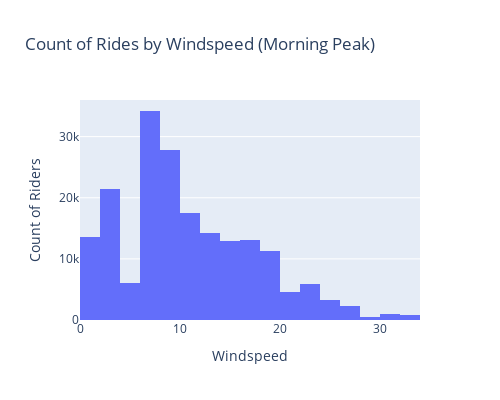
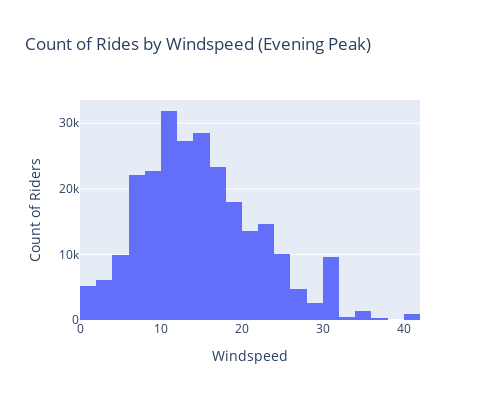

Write notebook code for charts like these, in order.
### Code cell
### WINDSPEEDS HISTOGRAMS (very dangerous windspeeds during these hours, would benefit from a warning/speed reduction)

# MORNING HISTOGRAM (windspeeds are up to danagerous levels)
morningwinds = morningpeak.groupby('dteday').agg({'cnt':'mean','not_norm_windspeeds':'mean'}).reset_index()
morninghist = px.histogram(morningwinds,'not_norm_windspeeds','cnt',title='Count of Rides by Windspeed (Morning Peak)',nbins=24,height=400,width=500)

morninghist.update_layout(xaxis_title='Windspeed',yaxis_title='Count of Riders')

# EVENING HISTOGRAM (windspeed averages go up to even 40 mph)
eveningwinds = eveningpeak.groupby('dteday').agg({'cnt':'mean','not_norm_windspeeds':'mean'}).reset_index()
eveninghist = px.histogram(eveningwinds,'not_norm_windspeeds','cnt',title='Count of Rides by Windspeed (Evening Peak)',nbins=24,height=400,width=500)

eveninghist.update_layout(xaxis_title='Windspeed',yaxis_title='Count of Riders')


morninghist.show()
morninghist.write_image('morninghist.png')
eveninghist.show()
eveninghist.write_image('eveninghist.png')

### Figure 1 — Plotly figure (JSON) as saved in the notebook; plotly's stock layout.template omitted (floating-point values rounded to 4 significant figures; data arrays with more than 128 entries replaced by an {"elided": "..."} marker saying what was removed)
{"data": [{"bingroup": "x", "histfunc": "sum", "hovertemplate": "not_norm_windspeeds=%{x}<br>sum of cnt=%{y}<extra></extra>", "legendgroup": "", "marker": {"color": "#636efa", "pattern": {"shape": ""}}, "name": "", "nbinsx": 24, "orientation": "v", "showlegend": false, "type": "histogram", "x": {"elided": "496 float values"}, "xaxis": "x", "y": {"elided": "496 float values"}, "yaxis": "y"}], "layout": {"barmode": "relative", "height": 400, "legend": {"tracegroupgap": 0}, "title": {"text": "Count of Rides by Windspeed (Morning Peak)"}, "width": 500, "xaxis": {"anchor": "y", "domain": [0, 1], "title": {"text": "Windspeed"}}, "yaxis": {"anchor": "x", "domain": [0, 1], "title": {"text": "Count of Riders"}}}}

### Figure 2 — Plotly figure (JSON) as saved in the notebook; plotly's stock layout.template omitted (floating-point values rounded to 4 significant figures; data arrays with more than 128 entries replaced by an {"elided": "..."} marker saying what was removed)
{"data": [{"bingroup": "x", "histfunc": "sum", "hovertemplate": "not_norm_windspeeds=%{x}<br>sum of cnt=%{y}<extra></extra>", "legendgroup": "", "marker": {"color": "#636efa", "pattern": {"shape": ""}}, "name": "", "nbinsx": 24, "orientation": "v", "showlegend": false, "type": "histogram", "x": {"elided": "499 float values"}, "xaxis": "x", "y": {"elided": "499 float values"}, "yaxis": "y"}], "layout": {"barmode": "relative", "height": 400, "legend": {"tracegroupgap": 0}, "title": {"text": "Count of Rides by Windspeed (Evening Peak)"}, "width": 500, "xaxis": {"anchor": "y", "domain": [0, 1], "title": {"text": "Windspeed"}}, "yaxis": {"anchor": "x", "domain": [0, 1], "title": {"text": "Count of Riders"}}}}
